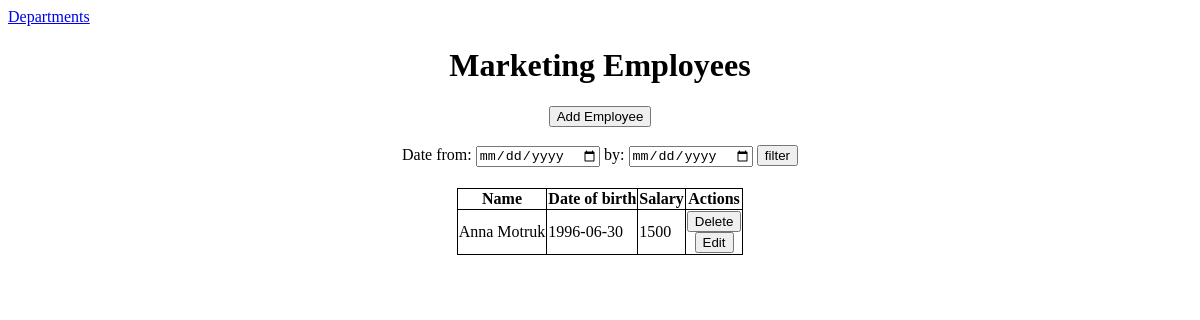
/departments/3, run on an earlier commit of the app's database.
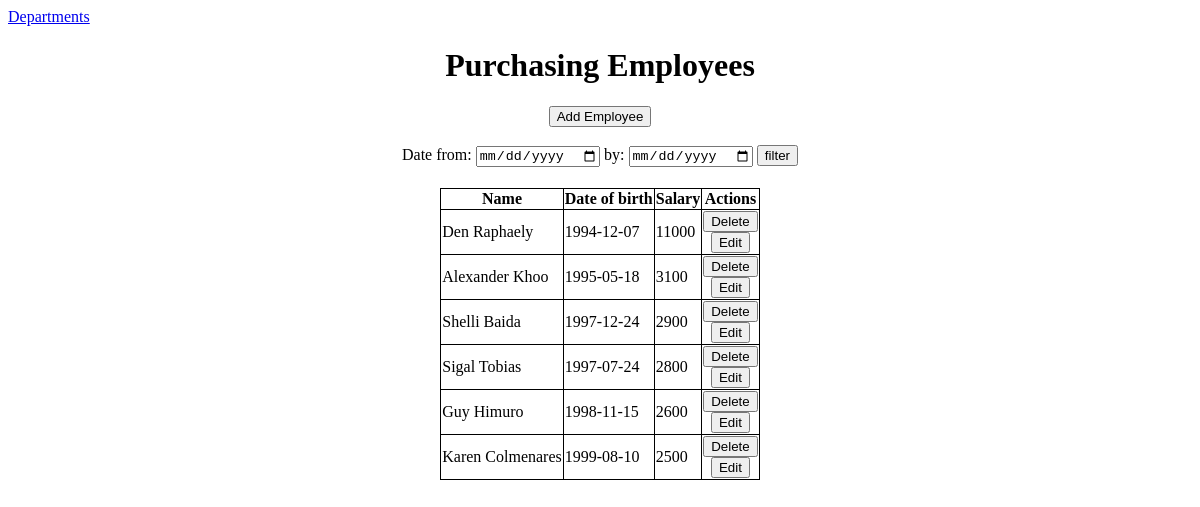
And on a later commit of the database.
### app.py (models this page shows, shortened)
class Departments(db.Model):
    id = db.Column(db.Integer, primary_key=True)
    department = db.Column(db.Text, unique=True, nullable=False)

class Employees(db.Model):
    id = db.Column(db.Integer, primary_key=True)
    name = db.Column(db.Text, nullable=False)
    department_id = db.Column(db.Integer, db.ForeignKey('departments.id'), nullable=False)
    date_of_birth = db.Column(db.Date, nullable=False)
    salary = db.Column(db.Integer, nullable=False)

### app.py (the view, shortened to what this page needs)
@app.route('/departments/<int:id>', methods=['POST', 'GET'])
def employees_by_department(id):
    message = ''
    employees = Employees.query.filter_by(department_id=id).all()
    department = Departments.query.get_or_404(id)
    return render_template('employees_by_department.html',
                           employees=employees,
                           department=department,
                           message=message)

### templates/employees_by_department.html (shortened to what this page needs)
{% extends 'base.html' %}
{% block body %}
<div class="department">
  <a href="/">Departments</a>
  <h1>{{ department.department }} Employees</h1>
  <form action="/departments/{{ department.id }}/employees/add">
    <input type="submit" value="Add Employee">
  </form><br>
  <form action="/departments/{{ department.id }}" method="POST">
    <label for="from">Date from:</label>
    <input type="date" id="from" name="from">
    <label for="by">by:</label>
    <input type="date" id="by" name="by">
    <input type="submit" value="filter">
  </form>
  <table>
    <tr>
      <th>Name</th>
      <th>Date of birth</th>
      <th>Salary</th>
      <th>Actions</th>
    </tr>
    {% for employee in employees %}
      <tr>
        <td>{{ employee.name }}</td>
        <td>{{ employee.date_of_birth }}</td>
        <td>{{ employee.salary|round(2) }}</td>
        <td>
          <button onclick="delete_employee({{ employee.id }})">Delete</button>
          <br>
          <form action="/employees/edit/{{ employee.id }}">
            <input type="submit" value="Edit">
          </form>
        </td>
      </tr>
    {% endfor %}
  </table>
</div>
{% endblock %}

What changed in the data, as far as the page shows it:
no longer on this page (row edited): Employees: name "Anna Motruk", date_of_birth "1996-06-30", salary "1500"
changed Departments: department "Marketing" → "Purchasing"
added Employees: name "Den Raphaely", date_of_birth "1994-12-07", salary "11000"
added Employees: name "Alexander Khoo", date_of_birth "1995-05-18", salary "3100"
added Employees: name "Shelli Baida", date_of_birth "1997-12-24", salary "2900"
added Employees: name "Sigal Tobias", date_of_birth "1997-07-24", salary "2800"
added Employees: name "Guy Himuro", date_of_birth "1998-11-15", salary "2600"
added Employees: name "Karen Colmenares", date_of_birth "1999-08-10", salary "2500"
